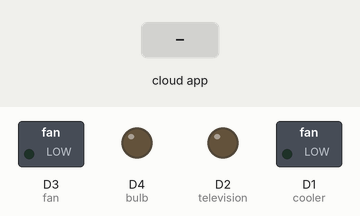
Bench run of a sketch on a simulated ESP8266 (NodeMCU). Parts: switched loads named in the sketch (green lamp = pin HIGH), output pins drawn as LEDs (lit = HIGH). The test bench sets the inputs (shaded band). WiFi joins after 1.5 s; servers stay silent unless stated; what the sketch prints to the serial monitor is not drawn.

Above: at 2.7 s.
2.8 s: the phone or cloud app sets bulb to 0
At 3.4 s:
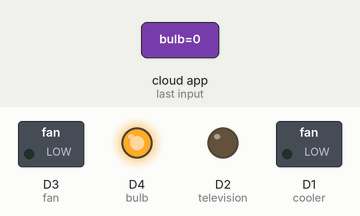
4.3 s: the phone or cloud app sets fan to 0
At 5.5 s:
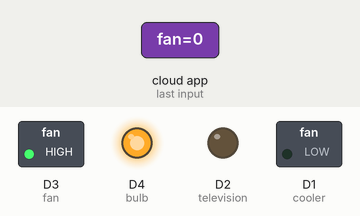
5.8 s: the phone or cloud app sets television to 0
At 6.9 s:
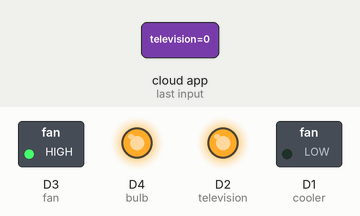
7.3 s: the phone or cloud app sets cooler to 0
At 8.0 s:
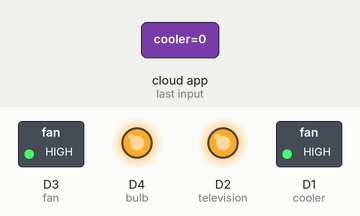
8.8 s: the phone or cloud app sets bulb to 1
At 9.2 s:
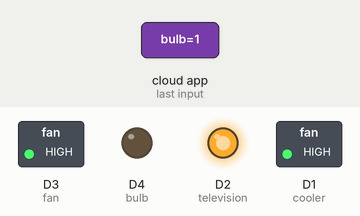
10.3 s: the phone or cloud app sets fan to 1
At 11.5 s:
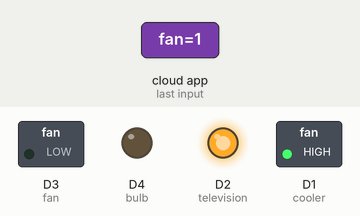
Timing chart, 0 to 12.8 s (numbered marks = the images above; inputs shaded):
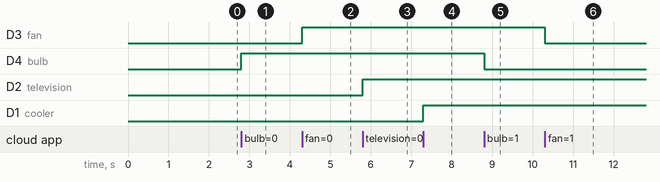

The sketch:

Alexa_Home_Automation.ino
```cpp
#include <Arduino.h>
#include <ESP8266WiFi.h>
#include "fauxmoESP.h"

#define WIFI_SSID "JioFi2_C7398C"//change your Wifi name
#define WIFI_PASS "zrf9b6ug47"//Change your Wifi Password
#define SERIAL_BAUDRATE                 115200

fauxmoESP fauxmo;
//declare switching pins
//Change pins according to your NodeMCU pinouts
#define bulb D4
#define fan D3
#define television D2
#define cooler D1

// -----------------------------------------------------------------------------
// Wifi Setup
// -----------------------------------------------------------------------------

void wifiSetup() {

    // Set WIFI module to STA mode
    WiFi.mode(WIFI_STA);

    // Connect
    Serial.printf("[WIFI] Connecting to %s ", WIFI_SSID);
    WiFi.begin(WIFI_SSID, WIFI_PASS);

    // Wait
    while (WiFi.status() != WL_CONNECTED) {
        Serial.print(".");
        delay(100);
    }
    Serial.println();

    // Connected!
    Serial.printf("[WIFI] STATION Mode, SSID: %s, IP address: %s\n", WiFi.SSID().c_str(), WiFi.localIP().toString().c_str());
}
// -----------------------------------------------------------------------------
// Device Callback
// -----------------------------------------------------------------------------
void callback(uint8_t device_id, const char * device_name, bool state) {
  Serial.print("Device "); Serial.print(device_name);
  Serial.print(" state: ");
  if (state) {
    Serial.println("ON");
  } else {
    Serial.println("OFF");
  }
  //Switching action on detection of device name
  if ( (strcmp(device_name, "bulb") == 0) ) {
    // adjust the relay immediately!
    if (state) {
      digitalWrite(bulb, LOW);
    } else {
      digitalWrite(bulb, HIGH);
    }
  }


if ( (strcmp(device_name, "fan") == 0) ) {
    // adjust the relay immediately!
    if (state) {
      digitalWrite(fan, LOW);
    } else {
      digitalWrite(fan, HIGH);
    }
  }


  if ( (strcmp(device_name, "television") == 0) ) {
    // adjust the relay immediately!
    if (state) {
      digitalWrite(television, LOW);
    } else {
      digitalWrite(television, HIGH);
    }
  }

if ( (strcmp(device_name, "cooler") == 0) ) {
    // adjust the relay immediately!
    if (state) {
      digitalWrite(cooler, LOW);
    } else {
      digitalWrite(cooler, HIGH);
    }
  }


}

void setup() {
    //Initialize pins to Low on device start
    pinMode(bulb, OUTPUT);
    digitalWrite(bulb, LOW);


    pinMode(fan, OUTPUT);
    digitalWrite(fan, LOW);


      pinMode(television, OUTPUT);
    digitalWrite(television, LOW);


      pinMode(cooler, OUTPUT);
    digitalWrite(cooler, LOW);

    // Init serial port and clean garbage
    Serial.begin(SERIAL_BAUDRATE);
    Serial.println("FauxMo demo sketch");
    Serial.println("After connection, ask Alexa/Echo to 'turn <devicename> on' or 'off'");

    // Wifi
    wifiSetup();

    // Device Names for Simulated Wemo switches
    fauxmo.addDevice("bulb");
     fauxmo.addDevice("fan");
    fauxmo.addDevice("television");
    fauxmo.addDevice("cooler");

    fauxmo.onMessage(callback);
}

void loop() {
  fauxmo.handle();
}
```

Measured:
- after the input at 2.8 s, D4 (bulb): LOW → HIGH at once
- after the input at 4.3 s, D3 (fan): LOW → HIGH at once
- after the input at 5.8 s, D2 (television): LOW → HIGH at once
- after the input at 7.3 s, D1 (cooler): LOW → HIGH at once
- after the input at 8.8 s, D4 (bulb): HIGH → LOW at once
- after the input at 10.3 s, D3 (fan): HIGH → LOW at once
